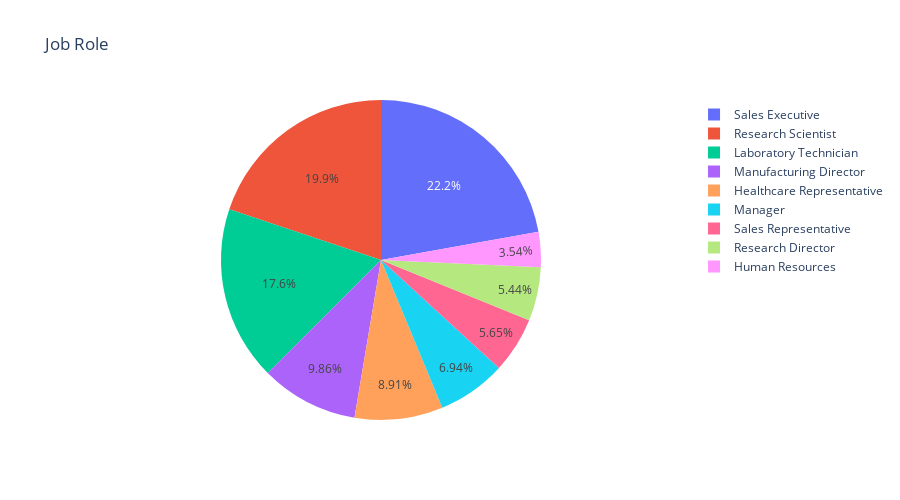

Notebook source saved alongside this figure:
### Markdown cell above
### Data Visualisation

### Code cell
px.pie(df, names='JobRole', title='Job Role',height=500)

### Figure 1 — Plotly figure (JSON) as saved in the notebook; plotly's stock layout.template omitted (floating-point values rounded to 4 significant figures; data arrays with more than 128 entries replaced by an {"elided": "..."} marker saying what was removed)
{"data": [{"domain": {"x": [0, 1], "y": [0, 1]}, "hovertemplate": "JobRole=%{label}<extra></extra>", "labels": {"elided": "1470 str values"}, "legendgroup": "", "name": "", "showlegend": true, "type": "pie"}], "layout": {"height": 500, "legend": {"tracegroupgap": 0}, "title": {"text": "Job Role"}}}
